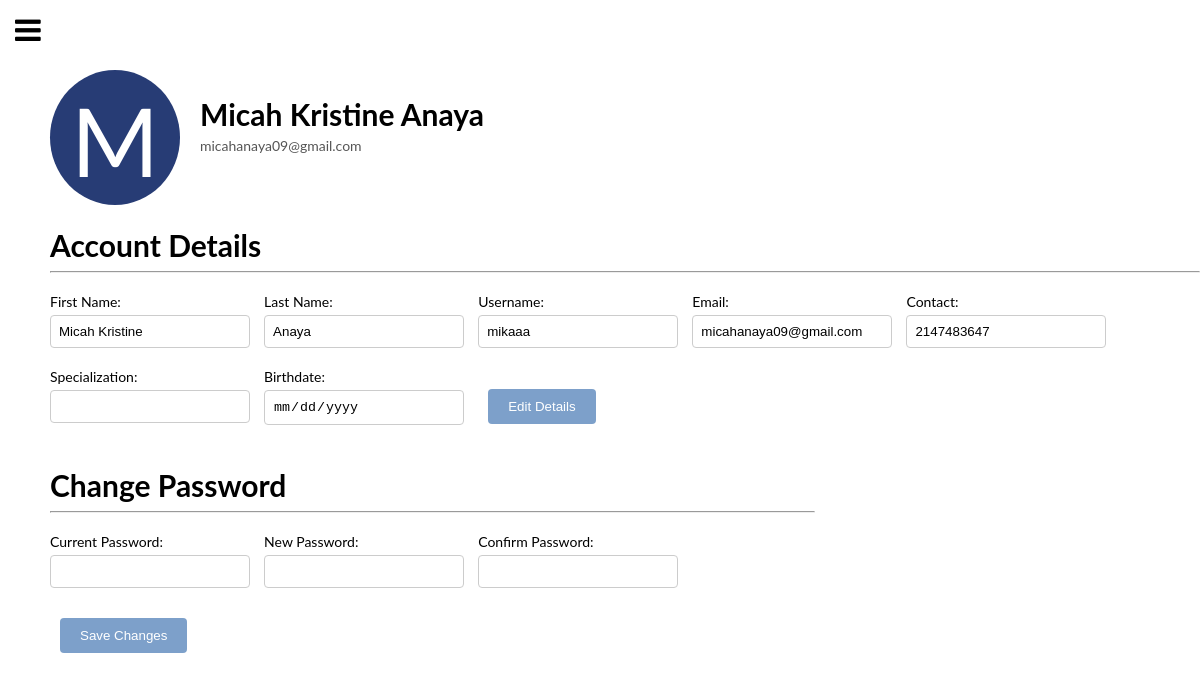
/doc_page/doctor_profile.php (signed in), run on an earlier commit of the app's database.
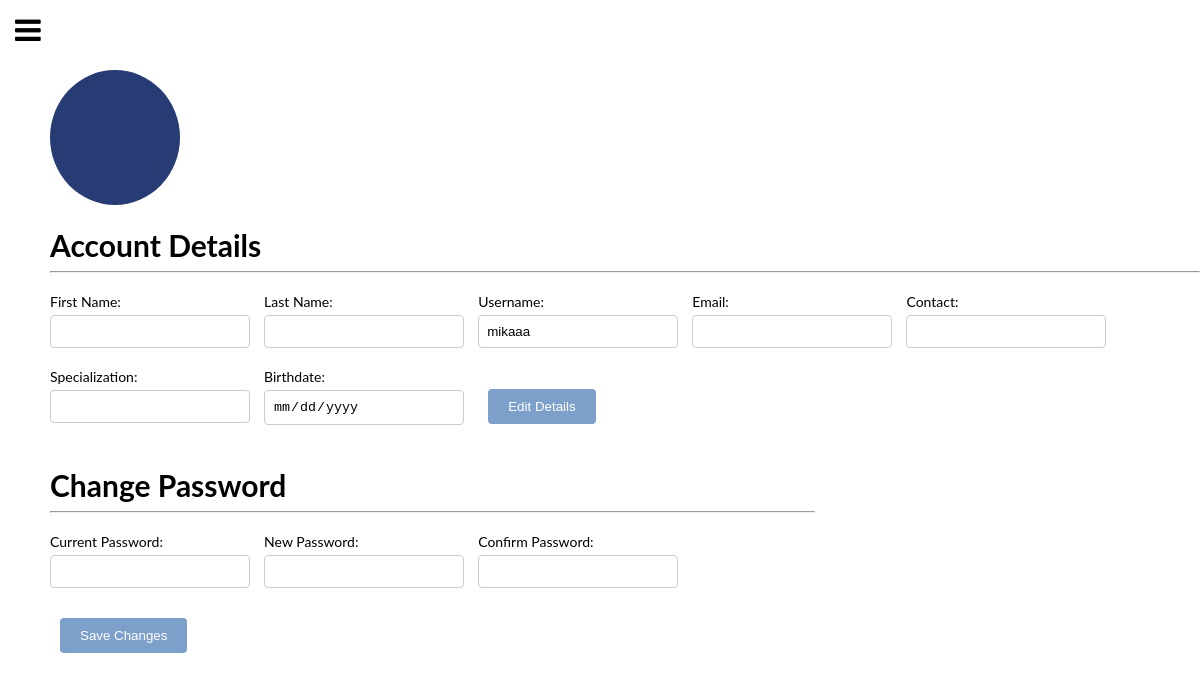
And on a later commit of the database.
### tables this page shows
CREATE TABLE `tbldoctor` (
  `doc_id` int(11) NOT NULL,
  `doc_fname` varchar(100) NOT NULL,
  `doc_lname` varchar(100) NOT NULL,
  `doc_spec` varchar(100) DEFAULT NULL,
  `doc_birthdate` date DEFAULT NULL,
  `doc_email` varchar(100) DEFAULT NULL,
  `doc_contact` varchar(20) NOT NULL,
  `lgn_id` int(11) DEFAULT NULL
);

### doc_page/doctor_profile.php (the view, shortened to what this page needs)
<?php
include '../config.php';
$firstName = '';
$lastName = '';
$username = '';
$email = '';
$contact = '';
$specialization = '';
$birthdate = '';
if(isset($_SESSION['username'])) {
    $username = $_SESSION['username'];
    $sql = "SELECT doc_fname, doc_lname, doc_email, doc_contact, doc_spec, doc_birthdate, lgn_username
        FROM tbldoctor
        INNER JOIN tblLogin ON tbldoctor.lgn_id = tblLogin.lgn_id
        WHERE tblLogin.lgn_username = ?";
    $stmt = $conn->prepare($sql);
    $stmt->bind_param("s", $username);
    $stmt->execute();
    $stmt->store_result();
    if ($stmt->num_rows > 0) {
      $stmt->bind_result($doc_fname, $doc_lname, $doc_email, $doc_contact, $doc_spec, $doc_birthdate, $lgn_username);
      $firstName = $doc_fname;
      $lastName = $doc_lname;
      $email = $doc_email;
      $contact = $doc_contact;
      $username = $lgn_username;
      $specialization = $doc_spec;
      $birthdate = $doc_birthdate;
    }
    $darkColors = [
      '#2c3e50',
      '#34495e',
      '#1f3a93',
      '#273c75',
      '#192a56',
      '#2c3e50',
      '#2e86de',
      '#006266',
      '#3b3b98',
      '#2d3436',
      '#7f8c8d',
    ];
    $randomColor = $darkColors[array_rand($darkColors)];
}
?>
<!DOCTYPE html>
<html lang="en">
<head>
    <link rel="stylesheet" href="try.css?v=<?php echo time(); ?>">
    <link rel="stylesheet" href="https://cdnjs.cloudflare.com/ajax/libs/font-awesome/4.7.0/css/font-awesome.min.css">
</head>
<body>
<span id="BarsNav" style="font-size:30px;cursor:pointer" onclick="openNav()"><i class="fa fa-bars"></i></span>
<div class="content">
    <div class="profile-container">
      <div class="profile-letter" style="background-color: <?php echo $randomColor; ?>">
        <?php echo $firstName ? strtoupper(substr($firstName, 0, 1)) : ''; ?>
      </div>
      <div class="admin-details">
        <div class="admin-name">
          <?php echo $firstName . ' ' . $lastName; ?>
        </div>
        <div class="admin-email">
          <?php echo $email; ?>
        </div>
      </div>
    </div>
    <div class="edit-account-details">
      <div class="account-section">
        <h2>Account Details</h2>
        <hr>
        <form id="editAccountForm" action="" method="post">
          <div class="form-group">
            <label for="firstName">First Name:</label>
            <input type="text" id="firstName" name="firstName" value="<?php echo htmlspecialchars($firstName); ?>" class="edit-input" readonly>
          </div>
          <div class="form-group">
            <label for="lastName">Last Name:</label>
            <input type="text" id="lastName" name="lastName" value="<?php echo htmlspecialchars($lastName); ?>" class="edit-input" readonly>
          </div>
          <div class="form-group">
            <label for="username">Username:</label>
            <input type="text" id="username" name="username" value="<?php echo htmlspecialchars($username); ?>" class="edit-input" readonly>
          </div>
          <div class="form-group">
            <label for="email">Email:</label>
            <input type="email" id="email" name="email" value="<?php echo htmlspecialchars($email); ?>" class="edit-input" readonly>
          </div>
          <div class="form-group contact">
            <label for="contact">Contact:</label>
            <input type="text" id="contact" name="contact" value="<?php echo htmlspecialchars($contact); ?>" class="edit-input" readonly>
          </div>
          <div class="form-group">
            <label for="specialization">Specialization:</label>
            <input type="text" id="specialization" name="specialization" value="<?php echo htmlspecialchars($specialization); ?>" class="edit-input" readonly>
          </div>
          <div class="form-group">
            <label for="birthdate">Birthdate:</label>
            <input type="date" id="birthdate" name="birthdate" value="<?php echo htmlspecialchars($birthdate); ?>" class="edit-input" readonly>
          </div>
          <div class="button-group">
            <button type="button" id="editBtn">Edit Details</button>
          </div>
        </form>
      </div>
      <div class="pass-account-section">
        <h2>Change Password</h2>
        <hr>
        <form id="changePasswordForm" action="" method="post">
          <div class="form-group">
            <label for="currentPassword">Current Password:</label>
            <input type="password" id="currentPassword" name="currentPassword" class="edit-input" required>
          </div>
          <div class="form-group">
            <label for="newPassword">New Password:</label>
            <input type="password" id="newPassword" name="newPassword" class="edit-input" required>
          </div>
          <div class="form-group">
            <label for="confirmPassword">Confirm Password:</label>
            <input type="password" id="confirmPassword" name="confirmPassword" class="edit-input" required>
          </div>
          <div class="button-group">
            <button type="submit" id="changePasswordBtn">Save Changes</button>
          </div>
        </form>
      </div>
    </div>
  </div>
</body>
</html>

What changed in the data, as far as the page shows it:
removed tbldoctor: doc_fname "M", doc_fname "Micah Kristine", doc_lname "Anaya", doc_email "micahanaya09@gmail.com", firstName "Micah Kristine", lastName "Anaya", username "mikaaa", email "micahanaya09@gmail.com", contact "2147483647"
Also different on the page:
form field username: (not shown) → "mikaaa"
